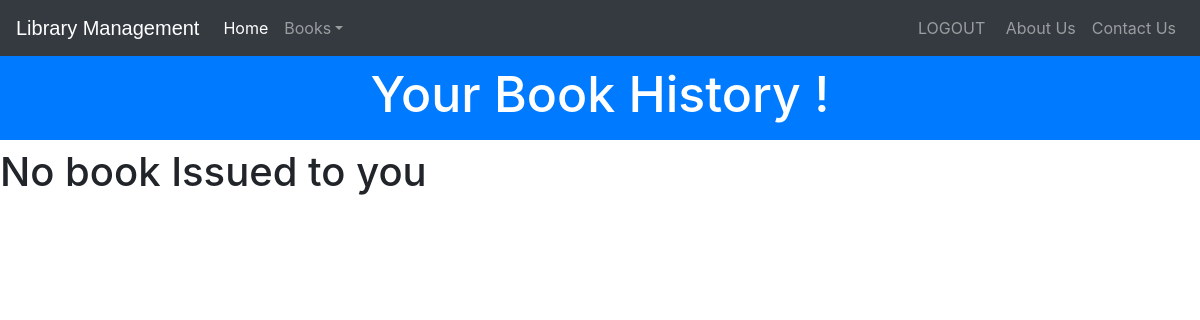
Before: /userhistory (signed in) with the older database file.
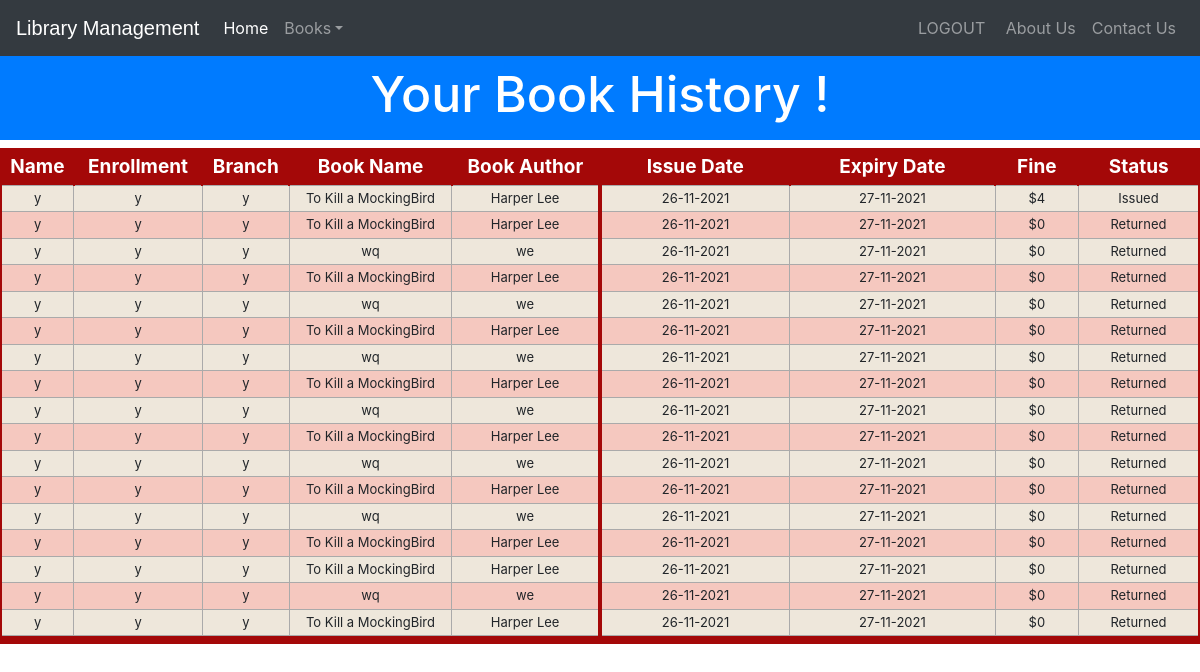
After: the same page with the newer database file.
### library/models.py (models this page shows, shortened)
class Book(models.Model):
    catchoice= [
        ('education', 'Education'),
        ('entertainment', 'Entertainment'),
        ('comics', 'Comics'),
        ('biography', 'Biographie'),
        ('history', 'History'),
        ]
    name=models.CharField(max_length=30)
    isbn=models.PositiveIntegerField(unique=True)
    author=models.CharField(max_length=40)
    category=models.CharField(max_length=30,choices=catchoice,default='education')
    Active=models.BooleanField(default = True)

### library/views.py (the view)
# urls.py: path('userhistory', views.userhistory),
@login_required(login_url='studentlogin')
def userhistory(request):
    student=models.StudentExtra.objects.filter(user_id=request.user.id)
    issuedbook=models.Borrower.objects.filter(student=student[0]).exclude(status="Pending").order_by('status')
    li1=[]
    li2=[]
    for ib in issuedbook:
        t=(ib.student.user.username,ib.student.enrollment,ib.student.branch,ib.book.name,ib.book.author)
        li1.append(t)
        issdate=str(ib.issue_date.day)+'-'+str(ib.issue_date.month)+'-'+str(ib.issue_date.year)
        expdate=str(ib.return_date.day)+'-'+str(ib.return_date.month)+'-'+str(ib.return_date.year)
        print(ib.return_date)
        timeTemp = date.today() - ib.return_date.date()
        if int(timeTemp.days)>0:
            CalcFine = CalculateFine(ib.return_date.date())
            if not ib.Renewed:
                ib.Fine = CalcFine
            else:
                ib.Fined = CalcFine
            TotalFine = ib.Fine + ib.Fined
            if TotalFine > 15:
                TotalFine = 15
            ib.save()
        fine = "$" + str(TotalFine)
        borrowerID = ib.id
        Status = ib.status
        t=(issdate,expdate,fine,borrowerID,Status)
        li2.append(t)
    return render(request,'library/userhistory.html',{'li1':li1,'li2':li2})

### library/views.py (called while the page is built)
def CalculateFine(returndate):
    days=date.today() - returndate
    d=days
    fine=0
    d=days.days
    if int(d)>0:
        fine=d*1
    if fine>15:
        return 15
    return fine

### templates/library/userhistory.html (shortened to what this page needs)
<!DOCTYPE html>
<html lang="en" dir="ltr">
  <head>
  </head>
  <body>
  {% include "library/navbarstudent.html" %}<br><br>
  <h3 class="p-3 mb-2 bg-primary text-white" style = 'font-size: 50px;text-align:center;'>Your Book History !</h3>
<div class="row">
  <div class="col-lg-6" style="padding-right:0px;">
    {% if li1%}
    <table class="redTable">
  <thead>
  <tr>
  <th>Name</th>
  <th>Enrollment</th>
  <th>Branch</th>
    <th>Book Name</th>
      <th>Book Author</th>
  </tr>
  </thead>
  <tfoot>
  <tr>
  <td colspan="5">
  </td>
  </tr>
  </tfoot>
  <tbody>
    {% for t in li1 %}
<tr>
  <td>  {{t.0}}</td>
  <td>  {{t.1}}</td>
  <td>  {{t.2}}</td>
  <td>  {{t.3}}</td>
  <td>  {{t.4}}</td>
</tr>
    {% endfor %}
  </tbody>
  </table>
</div>
<div class="col-lg-6" style="padding-left:0px;">
      <table class="redTable">
    <thead>
    <tr>
    <th>Issue Date</th>
    <th>Expiry Date</th>
    <th>Fine</th>
    <th>Status</th>
    </tr>
    </thead>
    <tfoot>
    <tr>
    <td colspan="5">
    </td>
    </tr>
    </tfoot>
    <tbody>
      {% for t in li2 %}
<tr>
  <td>  {{t.0}}</td>
  <td>  {{t.1}}</td>
  {%if t.4 == "Returned" %}
  <td>  $0</td>
  <td>  Returned</td>
  {%else%}
  <td>  {{t.2}}</td>
  <td>  Issued</td>
  {%endif%}
</tr>
      {% endfor %}
    </tbody>
    </table>
    {%else%}
    <h1> No book Issued to you</h1>
    {%endif%}
</div></div>
<br><br><br><br><br><br>
<br><br><br>
  </body>
</html>

Changed rows visible on the page:
now on this page (row unchanged): Book: name "To Kill a MockingBird" "To Kill a MockingBird" "To Kill a MockingBird" "To Kill a MockingBird" "To Kill a MockingBird" "To Kill a MockingBird" "To Kill a MockingBird" "To Kill a MockingBird" "To Kill a MockingBird" "To Kill a MockingBird", author "Harper Lee" "Harper Lee" "Harper Lee" "Harper Lee" "Harper Lee" "Harper Lee" "Harper Lee" "Harper Lee" "Harper Lee" "Harper Lee"
added Book: name "wq" "wq" "wq" "wq" "wq" "wq" "wq", author "we" "we" "we" "we" "we" "we" "we"
Other visible differences:
text no longer shown: "No book Issued to you"
text now shown: "Name Enrollment Branch Book Name Book Author Issue Date Expiry Date Fine Status"
new list line: "y y y"
new list line: "26-11-2021 27-11-2021 $4 Issued"
new list line: "26-11-2021 27-11-2021 $0 Returned"
